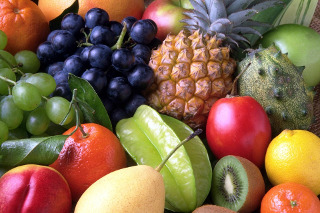
#> input picture test_images/fruits_320_213.jpg, 320 x 213 px
$ jupyter execute cv_10_feature_detection.ipynb
#> lines starting #> are read from the running program, lines starting #| are printed output that depends on the picture; after the words box and inside, x2 and y2 are one past the last pixel; in counts of white or black regions, pixels touching at a corner belong together
# Feature extraction
This notebook will show you how to extract features from an image

From http://opencv-python-tutroals.readthedocs.io/en/latest/py_tutorials/py_feature2d/py_table_of_contents_feature2d/py_table_of_contents_feature2d.html

[cell 1]
import numpy as np
import cv2 as cv

## Load the image
When you have run through the notebook once, go back here and try with different images Take a look at these images for example

* fruits_320_213.jpg
* mosaic_320_262.jpg
* lena.jpg

## Feature extraction
The code below extracts a variety of features from the input image

Some examples to test on
* fruits_320_213.jpg
* mosaic_320_262.jpg
* lena.jpg
* noisy_image_example.png

**NOTE** Press ENTER to close the window

[cell 2]
imagefile = "test_images/fruits_320_213.jpg";

image = cv.imread(imagefile)
#> image is the input picture: shape (213, 320, 3); mean B, G, R 74.8, 102.6, 132.8
print("The dimension of the image is " + repr(image.shape))
#| The dimension of the image is (213, 320, 3)

# Show the input image
cv.imshow('Input image',image)


#####################################################################
# Extract the Harris corners
# http://opencv-python-tutroals.readthedocs.io/en/latest/py_tutorials/py_feature2d/py_features_harris/py_features_harris.html

image = cv.imread(imagefile)
gray = cv.cvtColor(image, cv.COLOR_BGR2GRAY)
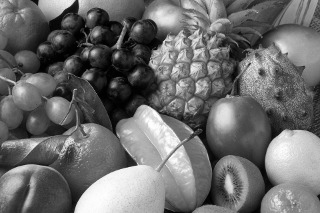
#> gray: shape (213, 320); min 0, max 255, mean 108.4
# Turn the image into a numpy array
graynp = np.float32(gray)

harris = cv.cornerHarris(graynp,2,3,0.04)
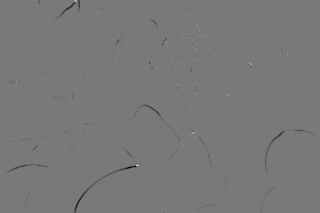
#> harris: shape (213, 320) float32; min -48941812, max 53685080, mean -146979.8; drawn with min black and max white

# Dilate the harris points to make them easier to see
harris = cv.dilate(harris,None)
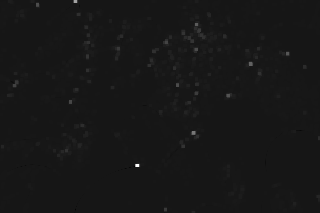
#> harris: shape (213, 320) float32; min -5300448.5, max 53685080, mean 199902.2; drawn with min black and max white

# Display only the strongest corneres
overlayharris = image
overlayharris[harris>0.01*harris.max()]=[255,0,0]
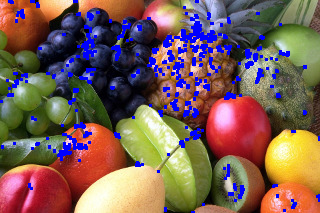
#> overlayharris: shape (213, 320, 3); 7.4% of pixels changed, all inside (x1, y1, x2, y2) = (0, 0, 320, 213)

#####################################################################
# Shi-Tomasi corners

image = cv.imread(imagefile)
gray = cv.cvtColor(image, cv.COLOR_BGR2GRAY)

st_n_pts = 50
st_qual = 0.01
st_dist = 10
stpts = cv.goodFeaturesToTrack(gray,st_n_pts, st_qual, st_dist)
#> stpts = 50 rows, first 8: [192, 132], [136, 164], [227, 95], [250, 63], [195, 23], [287, 53], [196, 92], [16, 81]
stpts = np.int0(stpts)

overlayst = image

for i in stpts:
    x,y = i.ravel()
    cv.circle(overlayst,(x,y),3,[0,255,0],-1)
#> this loop made 50 passes
#> (x, y) on passes 1 to 12: (192, 132), (136, 164), (227, 95), (250, 63), (195, 23), (287, 53), (196, 92), (16, 81), (182, 146), (191, 40), (69, 101), (153, 51)
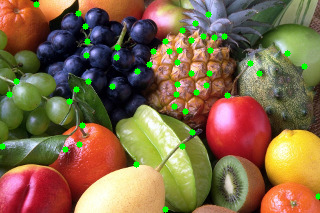
#> overlayst: shape (213, 320, 3); 2.12% of pixels changed, all inside (x1, y1, x2, y2) = (0, 1, 320, 213)

#####################################################################
# Extract ORB features

image = cv.imread(imagefile)

# Create the ORB creator
orb = cv.ORB_create()

# find the keypoints with ORB
orbpts = orb.detect(gray,None)
#> orbpts = 449 keypoints; strongest (x, y, size): (135, 165, 31), (134, 164, 37.2), (166, 42, 31), (134, 163, 44.6)

# compute the descriptors with ORB
orbpts, prbdescr = orb.compute(gray, orbpts)

# Draw only keypoints location,not size and orientation
overlayorb = cv.drawKeypoints(image, orbpts, None, color=(0,0,255), flags=0)
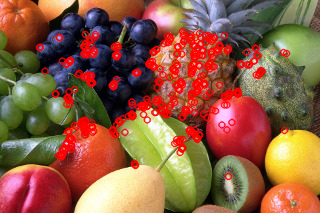
#> overlayorb: shape (213, 320, 3); mean B, G, R 66.8, 93.4, 142.8

cv.imshow('Image overlayed with strongest Harris corners', overlayharris)
cv.imshow('Image overlayed with strongest Shi-Tomasi corners', overlayst)
cv.imshow('Image overlayed with ORB features', overlayorb)
cv.waitKey(0)
cv.destroyAllWindows()

$ run again, with test_images/image1.jpg copied over test_images/fruits_320_213.jpg
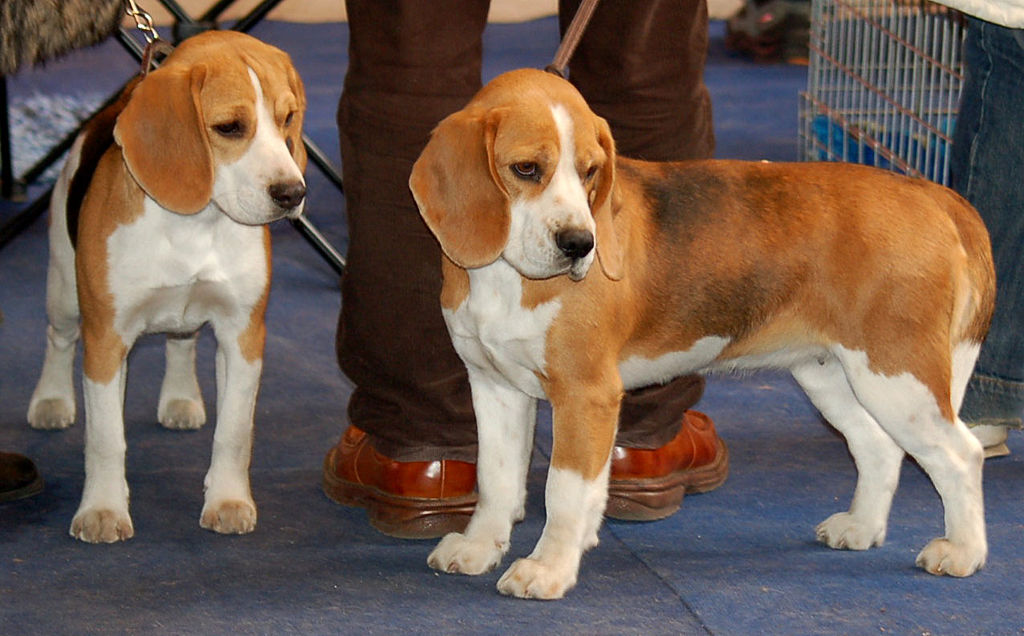
#> input picture test_images/image1.jpg, 1024 x 636 px
#> image is the input picture: shape (636, 1024, 3); mean B, G, R 81.9, 93.2, 112
#| The dimension of the image is (636, 1024, 3)
#> `overlayharris[harris>0.01*harris.max()]=[255,0,0]`:
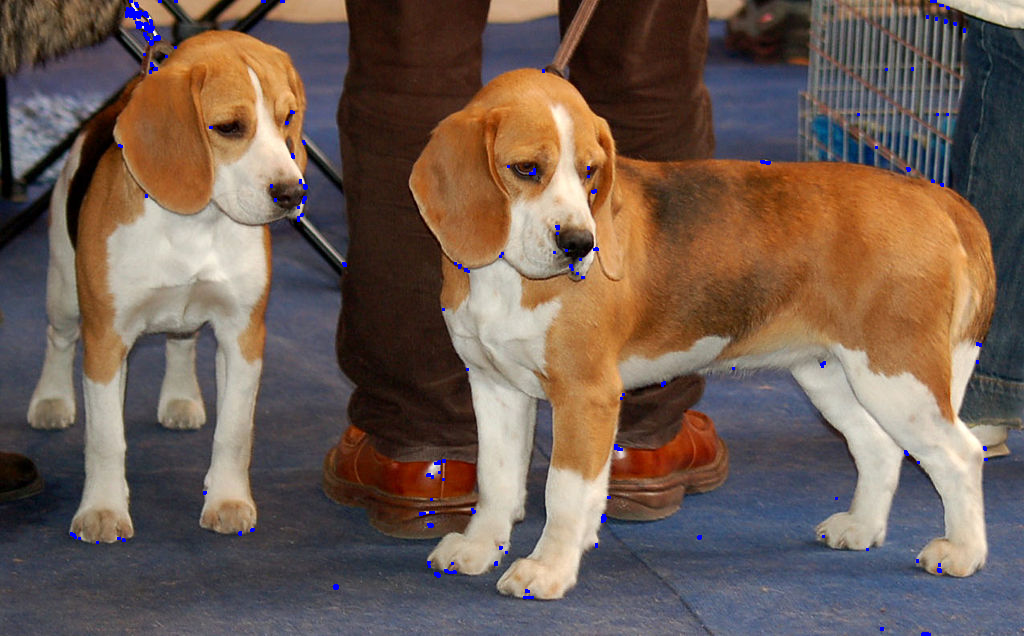
#> overlayharris: shape (636, 1024, 3); 0.38% of pixels changed, all inside (x1, y1, x2, y2) = (70, 0, 988, 636)
#> stpts = 50 rows, first 8: [150, 41], [138, 12], [139, 26], [150, 29], [335, 586], [938, 569], [617, 448], [128, 9]
#> the loop `for i in stpts:` made 50 passes
#> after the loop `for i in stpts:`:
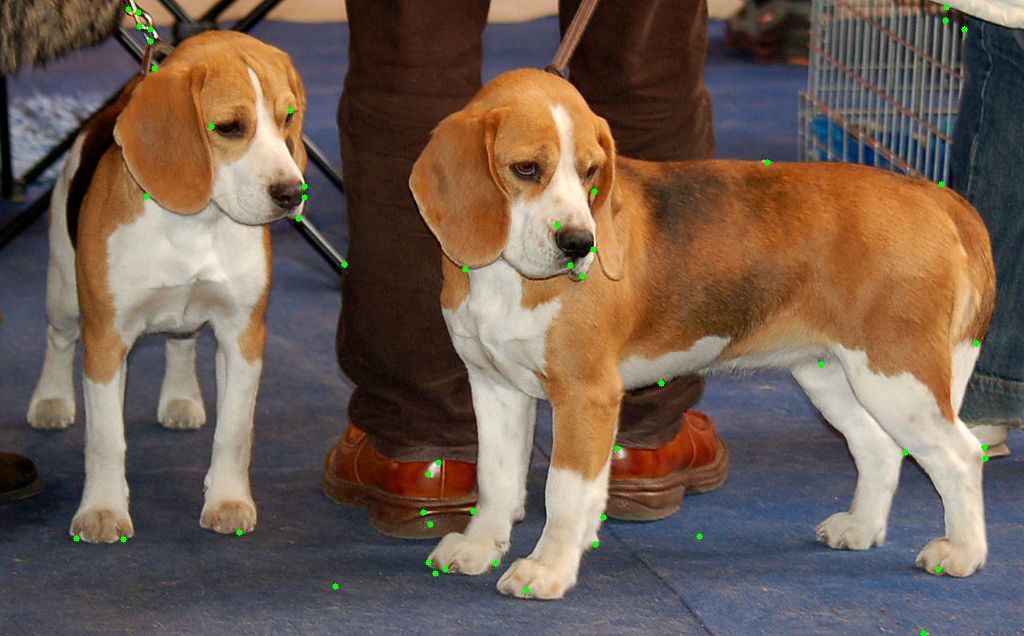
#> overlayst: shape (636, 1024, 3); 0.22% of pixels changed, all inside (x1, y1, x2, y2) = (73, 4, 989, 636)
#> orbpts = 500 keypoints; strongest (x, y, size): (155, 36, 31), (151, 31, 31), (150, 41, 31), (149, 41, 37.2)
